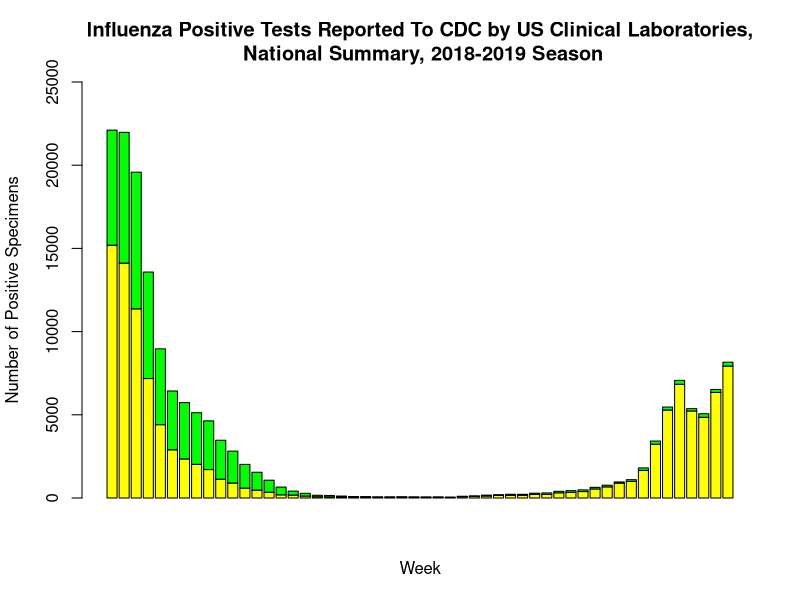
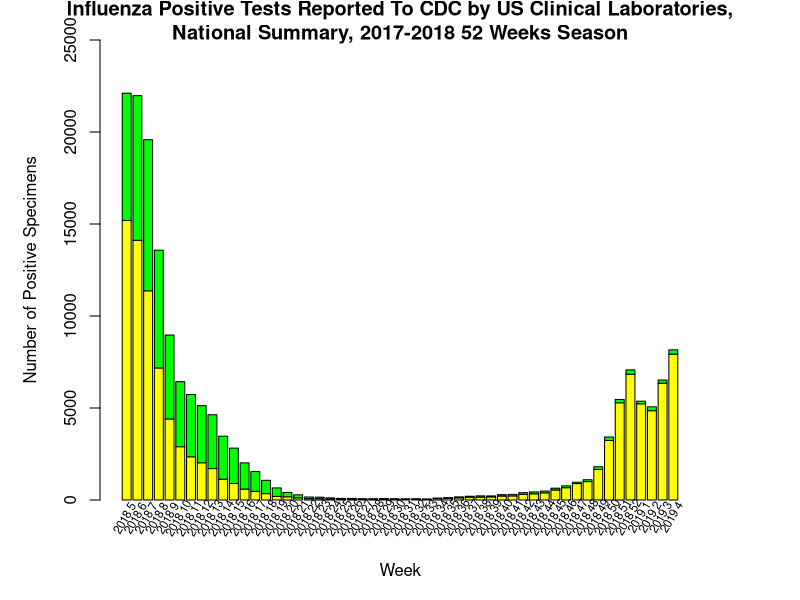

The R script that drew these images, in order: (Note: this script raises an error after producing the figures.)
#Group Members: Omkar Thorat (omkarsun) and Abhishek Bhave (abhave)


#Replicate for 52 weeks

# Read the file and process it
data <-read.csv("WHO_NREVSS_Clinical_Labs2.csv")
data <- data[122:173,]
x <- data.frame(data$TOTAL.A,data$TOTAL.B)

#Combining the year and week column to make the x axis values unique
# Reference :https://www.rdocumentation.org/packages/base/versions/3.5.2/topics/factor
data$Year.Week <- paste(data$YEAR,data$WEEK)
x1 <- as.character(data$Year.Week)
x1 <- factor(x1, levels=unique(x1))

#png("clinical52.png",width=600,height=600)
#Plotting the plot
# Reference :https://www.statmethods.net/graphs/bar.html
# Reference :https://stackoverflow.com/questions/10286473/rotating-x-axis-labels-in-r-for-barplot
b<-barplot(t(x),main="Influenza Positive Tests Reported To CDC by US Clinical Laboratories,\n National Summary, 2018-2019 Season",
           xlab="Week", col=c("yellow","green"),ylim=c(0,25000),ylab="Number of Positive Specimens")


par(mar = c(5,5,2,5))
with(x,barplot(t(x),main="Influenza Positive Tests Reported To CDC by US Clinical Laboratories,\n National Summary, 2017-2018 52 Weeks Season ",
               xlab="Week", col=c("yellow","green"),ylim=c(0,25000),ylab="Number of Positive Specimens"))
text(cex=0.7,x=b-0.25,y=b-990.25,x1,xpd=TRUE,srt=60)
#axis(side=1,at=b,las=2,labels=x1,cex.axis=0.7)

par(new=T)

with(x,plot(x1, data$PERCENT.POSITIVE,axes=F,pch=16,xlab=NA,ylab=NA,cex=1.2,ylim=c(0,28),lwd=0))
axis(side=4)

#Adding the lines
# Reference :https://www.statmethods.net/graphs/line.html
lines(x1,data$PERCENT.POSITIVE,col="black",type="l",lwd=1)
lines(x1,data$PERCENT.A,col="gold",type="l",lty=2,lwd=1)
lines(x1,data$PERCENT.B,col="darkgreen",type="l",lty=2,lwd=1)
mtext(side=4,line=3,"Percent Positive")

# Adding the legend
# Reference :http://www.sthda.com/english/wiki/add-legends-to-plots-in-r-software-the-easiest-way
legend("top",c("Percent Positive","% Positive Flu A",
                   "% Positive Flu B"),col=c("black","gold","darkgreen")
       ,lwd=1,lty=c(1,2,2),cex=0.67,bty="n")
legend("topright",c("A","B"),fill=c("yellow","green"),cex=0.65,bty="n")

#dev.off()